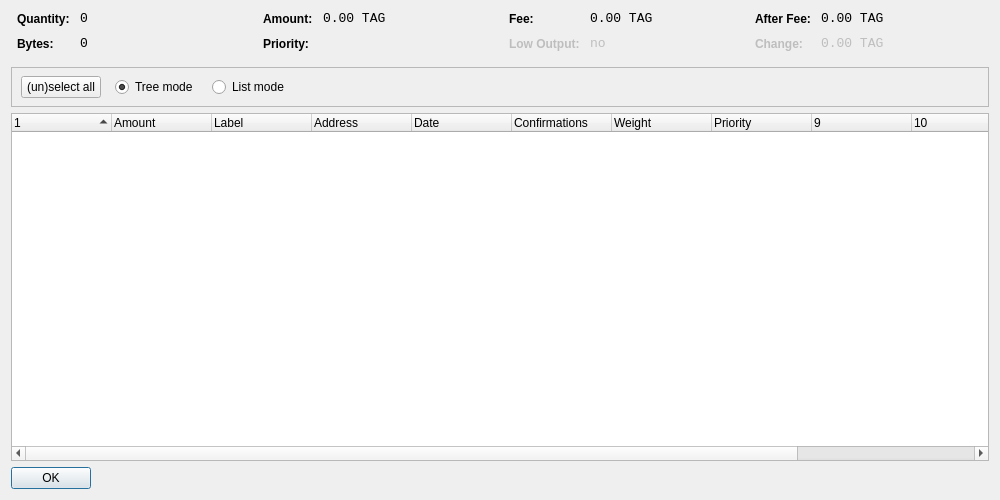
<?xml version="1.0" encoding="UTF-8"?>
<ui version="4.0">
 <class>CoinControlDialog</class>
 <widget class="QWidget" name="CoinControlDialog">
  <property name="geometry">
   <rect>
    <x>0</x>
    <y>0</y>
    <width>1000</width>
    <height>500</height>
   </rect>
  </property>
  <property name="windowTitle">
   <string>Coin Control</string>
  </property>
  <layout class="QVBoxLayout" name="verticalLayout">
   <item>
    <layout class="QHBoxLayout" name="horizontalLayoutTop" stretch="0,0,0,0">
     <property name="topMargin">
      <number>0</number>
     </property>
     <property name="bottomMargin">
      <number>10</number>
     </property>
     <item>
      <layout class="QFormLayout" name="formLayoutCoinControl1">
       <property name="horizontalSpacing">
        <number>10</number>
       </property>
       <property name="verticalSpacing">
        <number>10</number>
       </property>
       <property name="leftMargin">
        <number>6</number>
       </property>
       <property name="rightMargin">
        <number>6</number>
       </property>
       <item row="0" column="0">
        <widget class="QLabel" name="labelCoinControlQuantityText">
         <property name="styleSheet">
          <string notr="true">font-weight:bold;</string>
         </property>
         <property name="text">
          <string>Quantity:</string>
         </property>
        </widget>
       </item>
       <item row="0" column="1">
        <widget class="QLabel" name="labelCoinControlQuantity">
         <property name="font">
          <font>
           <family>Monospace</family>
           <pointsize>10</pointsize>
          </font>
         </property>
         <property name="cursor">
          <cursorShape>IBeamCursor</cursorShape>
         </property>
         <property name="contextMenuPolicy">
          <enum>Qt::ActionsContextMenu</enum>
         </property>
         <property name="text">
          <string notr="true">0</string>
         </property>
         <property name="textInteractionFlags">
          <set>Qt::LinksAccessibleByMouse|Qt::TextSelectableByKeyboard|Qt::TextSelectableByMouse</set>
         </property>
        </widget>
       </item>
       <item row="1" column="0">
        <widget class="QLabel" name="labelCoinControlBytesText">
         <property name="styleSheet">
          <string notr="true">font-weight:bold;</string>
         </property>
         <property name="text">
          <string>Bytes:</string>
         </property>
        </widget>
       </item>
       <item row="1" column="1">
        <widget class="QLabel" name="labelCoinControlBytes">
         <property name="font">
          <font>
           <family>Monospace</family>
           <pointsize>10</pointsize>
          </font>
         </property>
         <property name="cursor">
          <cursorShape>IBeamCursor</cursorShape>
         </property>
         <property name="contextMenuPolicy">
          <enum>Qt::ActionsContextMenu</enum>
         </property>
         <property name="text">
          <string notr="true">0</string>
         </property>
         <property name="textInteractionFlags">
          <set>Qt::LinksAccessibleByMouse|Qt::TextSelectableByKeyboard|Qt::TextSelectableByMouse</set>
         </property>
        </widget>
       </item>
      </layout>
     </item>
     <item>
      <layout class="QFormLayout" name="formLayoutCoinControl2">
       <property name="horizontalSpacing">
        <number>10</number>
       </property>
       <property name="verticalSpacing">
        <number>10</number>
       </property>
       <property name="leftMargin">
        <number>6</number>
       </property>
       <property name="rightMargin">
        <number>6</number>
       </property>
       <item row="0" column="0">
        <widget class="QLabel" name="labelCoinControlAmountText">
         <property name="styleSheet">
          <string notr="true">font-weight:bold;</string>
         </property>
         <property name="text">
          <string>Amount:</string>
         </property>
        </widget>
       </item>
       <item row="0" column="1">
        <widget class="QLabel" name="labelCoinControlAmount">
         <property name="font">
          <font>
           <family>Monospace</family>
           <pointsize>10</pointsize>
          </font>
         </property>
         <property name="cursor">
          <cursorShape>IBeamCursor</cursorShape>
         </property>
         <property name="contextMenuPolicy">
          <enum>Qt::ActionsContextMenu</enum>
         </property>
         <property name="text">
          <string notr="true">0.00 TAG</string>
         </property>
         <property name="textInteractionFlags">
          <set>Qt::LinksAccessibleByMouse|Qt::TextSelectableByKeyboard|Qt::TextSelectableByMouse</set>
         </property>
        </widget>
       </item>
       <item row="1" column="0">
        <widget class="QLabel" name="labelCoinControlPriorityText">
         <property name="styleSheet">
          <string notr="true">font-weight:bold;</string>
         </property>
         <property name="text">
          <string>Priority:</string>
         </property>
        </widget>
       </item>
       <item row="1" column="1">
        <widget class="QLabel" name="labelCoinControlPriority">
         <property name="font">
          <font>
           <family>Monospace</family>
           <pointsize>10</pointsize>
          </font>
         </property>
         <property name="cursor">
          <cursorShape>IBeamCursor</cursorShape>
         </property>
         <property name="contextMenuPolicy">
          <enum>Qt::ActionsContextMenu</enum>
         </property>
         <property name="text">
          <string/>
         </property>
         <property name="textInteractionFlags">
          <set>Qt::LinksAccessibleByMouse|Qt::TextSelectableByKeyboard|Qt::TextSelectableByMouse</set>
         </property>
        </widget>
       </item>
      </layout>
     </item>
     <item>
      <layout class="QFormLayout" name="formLayoutCoinControl3">
       <property name="horizontalSpacing">
        <number>10</number>
       </property>
       <property name="verticalSpacing">
        <number>10</number>
       </property>
       <property name="leftMargin">
        <number>6</number>
       </property>
       <property name="rightMargin">
        <number>6</number>
       </property>
       <item row="0" column="0">
        <widget class="QLabel" name="labelCoinControlFeeText">
         <property name="styleSheet">
          <string notr="true">font-weight:bold;</string>
         </property>
         <property name="text">
          <string>Fee:</string>
         </property>
        </widget>
       </item>
       <item row="0" column="1">
        <widget class="QLabel" name="labelCoinControlFee">
         <property name="font">
          <font>
           <family>Monospace</family>
           <pointsize>10</pointsize>
          </font>
         </property>
         <property name="cursor">
          <cursorShape>IBeamCursor</cursorShape>
         </property>
         <property name="contextMenuPolicy">
          <enum>Qt::ActionsContextMenu</enum>
         </property>
         <property name="text">
          <string notr="true">0.00 TAG</string>
         </property>
         <property name="textInteractionFlags">
          <set>Qt::LinksAccessibleByMouse|Qt::TextSelectableByKeyboard|Qt::TextSelectableByMouse</set>
         </property>
        </widget>
       </item>
       <item row="1" column="0">
        <widget class="QLabel" name="labelCoinControlLowOutputText">
         <property name="enabled">
          <bool>false</bool>
         </property>
         <property name="styleSheet">
          <string notr="true">font-weight:bold;</string>
         </property>
         <property name="text">
          <string>Low Output:</string>
         </property>
        </widget>
       </item>
       <item row="1" column="1">
        <widget class="QLabel" name="labelCoinControlLowOutput">
         <property name="enabled">
          <bool>false</bool>
         </property>
         <property name="font">
          <font>
           <family>Monospace</family>
           <pointsize>10</pointsize>
          </font>
         </property>
         <property name="cursor">
          <cursorShape>IBeamCursor</cursorShape>
         </property>
         <property name="contextMenuPolicy">
          <enum>Qt::ActionsContextMenu</enum>
         </property>
         <property name="text">
          <string>no</string>
         </property>
         <property name="textInteractionFlags">
          <set>Qt::LinksAccessibleByMouse|Qt::TextSelectableByKeyboard|Qt::TextSelectableByMouse</set>
         </property>
        </widget>
       </item>
      </layout>
     </item>
     <item>
      <layout class="QFormLayout" name="formLayoutCoinControl4">
       <property name="horizontalSpacing">
        <number>10</number>
       </property>
       <property name="verticalSpacing">
        <number>10</number>
       </property>
       <property name="leftMargin">
        <number>6</number>
       </property>
       <property name="rightMargin">
        <number>6</number>
       </property>
       <item row="0" column="0">
        <widget class="QLabel" name="labelCoinControlAfterFeeText">
         <property name="styleSheet">
          <string notr="true">font-weight:bold;</string>
         </property>
         <property name="text">
          <string>After Fee:</string>
         </property>
        </widget>
       </item>
       <item row="0" column="1">
        <widget class="QLabel" name="labelCoinControlAfterFee">
         <property name="font">
          <font>
           <family>Monospace</family>
           <pointsize>10</pointsize>
          </font>
         </property>
         <property name="cursor">
          <cursorShape>IBeamCursor</cursorShape>
         </property>
         <property name="contextMenuPolicy">
          <enum>Qt::ActionsContextMenu</enum>
         </property>
         <property name="text">
          <string notr="true">0.00 TAG</string>
         </property>
         <property name="textInteractionFlags">
          <set>Qt::LinksAccessibleByMouse|Qt::TextSelectableByKeyboard|Qt::TextSelectableByMouse</set>
         </property>
        </widget>
       </item>
       <item row="1" column="0">
        <widget class="QLabel" name="labelCoinControlChangeText">
         <property name="enabled">
          <bool>false</bool>
         </property>
         <property name="styleSheet">
          <string notr="true">font-weight:bold;</string>
         </property>
         <property name="text">
          <string>Change:</string>
         </property>
        </widget>
       </item>
       <item row="1" column="1">
        <widget class="QLabel" name="labelCoinControlChange">
         <property name="enabled">
          <bool>false</bool>
         </property>
         <property name="font">
          <font>
           <family>Monospace</family>
           <pointsize>10</pointsize>
          </font>
         </property>
         <property name="cursor">
          <cursorShape>IBeamCursor</cursorShape>
         </property>
         <property name="contextMenuPolicy">
          <enum>Qt::ActionsContextMenu</enum>
         </property>
         <property name="text">
          <string notr="true">0.00 TAG</string>
         </property>
         <property name="textInteractionFlags">
          <set>Qt::LinksAccessibleByMouse|Qt::TextSelectableByKeyboard|Qt::TextSelectableByMouse</set>
         </property>
        </widget>
       </item>
      </layout>
     </item>
    </layout>
   </item>
   <item>
    <widget class="QFrame" name="frame">
     <property name="minimumSize">
      <size>
       <width>0</width>
       <height>40</height>
      </size>
     </property>
     <property name="frameShape">
      <enum>QFrame::StyledPanel</enum>
     </property>
     <property name="frameShadow">
      <enum>QFrame::Sunken</enum>
     </property>
     <widget class="QWidget" name="horizontalLayoutWidget">
      <property name="geometry">
       <rect>
        <x>10</x>
        <y>0</y>
        <width>781</width>
        <height>41</height>
       </rect>
      </property>
      <layout class="QHBoxLayout" name="horizontalLayoutPanel" stretch="0,0,0,0">
       <property name="spacing">
        <number>14</number>
       </property>
       <item>
        <widget class="QPushButton" name="pushButtonSelectAll">
         <property name="sizePolicy">
          <sizepolicy hsizetype="Maximum" vsizetype="Fixed">
           <horstretch>0</horstretch>
           <verstretch>0</verstretch>
          </sizepolicy>
         </property>
         <property name="text">
          <string>(un)select all</string>
         </property>
        </widget>
       </item>
       <item>
        <widget class="QRadioButton" name="radioTreeMode">
         <property name="sizePolicy">
          <sizepolicy hsizetype="Maximum" vsizetype="Fixed">
           <horstretch>0</horstretch>
           <verstretch>0</verstretch>
          </sizepolicy>
         </property>
         <property name="text">
          <string>Tree mode</string>
         </property>
         <property name="checked">
          <bool>true</bool>
         </property>
        </widget>
       </item>
       <item>
        <widget class="QRadioButton" name="radioListMode">
         <property name="sizePolicy">
          <sizepolicy hsizetype="Maximum" vsizetype="Fixed">
           <horstretch>0</horstretch>
           <verstretch>0</verstretch>
          </sizepolicy>
         </property>
         <property name="text">
          <string>List mode</string>
         </property>
        </widget>
       </item>
       <item>
        <spacer name="horizontalSpacer">
         <property name="orientation">
          <enum>Qt::Horizontal</enum>
         </property>
         <property name="sizeHint" stdset="0">
          <size>
           <width>40</width>
           <height>20</height>
          </size>
         </property>
        </spacer>
       </item>
      </layout>
     </widget>
    </widget>
   </item>
   <item>
    <widget class="CoinControlTreeWidget" name="treeWidget">
     <property name="contextMenuPolicy">
      <enum>Qt::CustomContextMenu</enum>
     </property>
     <property name="sortingEnabled">
      <bool>false</bool>
     </property>
     <property name="columnCount">
      <number>12</number>
     </property>
     <attribute name="headerShowSortIndicator" stdset="0">
      <bool>true</bool>
     </attribute>
     <attribute name="headerStretchLastSection">
      <bool>false</bool>
     </attribute>
     <column>
      <property name="text">
       <string/>
      </property>
     </column>
     <column>
      <property name="text">
       <string>Amount</string>
      </property>
     </column>
     <column>
      <property name="text">
       <string>Label</string>
      </property>
     </column>
     <column>
      <property name="text">
       <string>Address</string>
      </property>
     </column>
     <column>
      <property name="text">
       <string>Date</string>
      </property>
     </column>
     <column>
      <property name="text">
       <string>Confirmations</string>
      </property>
      <property name="toolTip">
       <string>Confirmed</string>
      </property>
     </column>
     <column>
      <property name="text">
       <string>Weight</string>
      </property>
     </column>
     <column>
      <property name="text">
       <string>Priority</string>
      </property>
     </column>
     <column>
      <property name="text">
       <string/>
      </property>
     </column>
     <column>
      <property name="text">
       <string/>
      </property>
     </column>
     <column>
      <property name="text">
       <string/>
      </property>
     </column>
     <column>
      <property name="text">
       <string/>
      </property>
     </column>
    </widget>
   </item>
   <item>
    <widget class="QDialogButtonBox" name="buttonBox">
     <property name="sizePolicy">
      <sizepolicy hsizetype="Maximum" vsizetype="Fixed">
       <horstretch>0</horstretch>
       <verstretch>0</verstretch>
      </sizepolicy>
     </property>
     <property name="orientation">
      <enum>Qt::Horizontal</enum>
     </property>
     <property name="standardButtons">
      <set>QDialogButtonBox::Ok</set>
     </property>
    </widget>
   </item>
  </layout>
 </widget>
 <customwidgets>
  <customwidget>
   <class>CoinControlTreeWidget</class>
   <extends>QTreeWidget</extends>
   <header>coincontroltreewidget.h</header>
  </customwidget>
 </customwidgets>
 <resources/>
 <connections/>
</ui>
